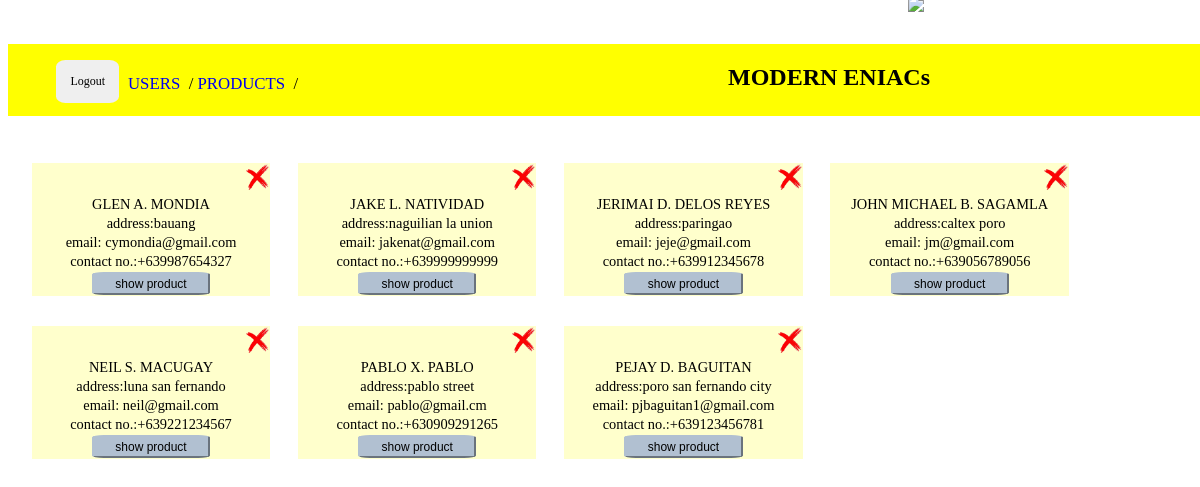
The page /admin_users.php on the database its author committed.
### tables this page shows
CREATE TABLE `users` (
  `userId` int(6) NOT NULL AUTO_INCREMENT,
  `username` varchar(50) NOT NULL,
  `password` char(10) DEFAULT NULL,
  `lname` char(20) DEFAULT NULL,
  `fname` char(20) DEFAULT NULL,
  `mi` char(1) DEFAULT NULL,
  `address` varchar(50) DEFAULT NULL,
  `email` varchar(30) DEFAULT NULL,
  `contact_no` char(13) DEFAULT NULL,
  PRIMARY KEY (`username`),
  KEY `userId` (`userId`)
);

### admin_users.php (the view, shortened to what this page needs)
<!doctype html>
<html>
<head>
	<link rel="stylesheet" href="style.css">
</head>
<body>
					<div class="nav">
						<nav ></br></br>
						  <div class="grid-container">
								<h1 class="head"> <li> MODERN ENIACs</li></h1>
							<img src="iro.png" class="logo">
						  </div>
						  <div class="rect"></div>
						 </nav>
						<div class="sub">
							<a href="admin_logout.php"><input type="submit" value="Logout" name="but_logout" class="logi"></a>
						  <a href="admin_users.php"></li class=""> USERS&nbsp </li></a>/
						  <a href="admin.php"></li class=""> PRODUCTS&nbsp </li></a>/
						</div>
<div style="margin-top:8%;overflow:scroll;height:540px;">
				<?php
						$mysqli = new mysqli("localhost", "admin", "0987", "modern_eniac");
						if (mysqli_connect_errno()) {
								printf("Connect failed: %s\n", mysqli_connect_error());
						}else{
								$sql = "SELECT * FROM users";
								$result = $mysqli->query($sql);
								if ($result->num_rows > 0) {
									while($row = $result->fetch_assoc()) {
					?>
							<div class="product">
								<table class="prod">
									<tr><td><a href="javascript:confirm_delete(<?php echo $row['userId']; ?>)"><img src="pics/x.png" width="10%" class="x"></a></td></tr>
									<tr><td class="us"><?php echo $row['fname'];?> <?php echo $row['mi'];?>. <?php echo $row['lname'];?></td></tr>
									<tr><td>address:<?php echo $row['address'];?></td></tr>
									<tr><td>email: <?php echo $row['email'];?></td></tr>
									<tr><td>contact no.:<?php echo $row['contact_no'];?></td></tr>
									<tr><td><a href="admin_stock.php?id=<?php echo $row['username']?>"><button class="rem">show product</button></a></td></tr>
								</table>
							</div>
					<?php	}
						}
					}	$mysqli->close();
					?>
</div>
</body>
</html>

### style.css (style rules this page uses)
.grid-container { grid-template-areas; 'header header header header header header' }
.head { font-family: maiandra GD; background-color: yellow; position:fixed; margin-left: 63%; margin-top:; z-index:2; font-size: 2vw; }
a { text-decoration: none; }
li { display: inline; font-size: 1.5 vw; }
.rect { width: 100%; background-color: yellow; position:fixed; position:relative; z-index:1; overflow:hidden; padding-bottom:6%; position:fixed; }
.logo { height:auto; width:13%; max-width:200px; margin-left: 85%; z-index:3; position:fixed; margin-top:-3%; }

### admin_users.php (style rules this page uses)
body { font-family:Berlin Sans FB; }
.head { margin-left:60%; }
.logo { margin-left: 75%; margin-top:-4%; }
.nav { position:fixed; font-family:Berlin Sans FB; }
.sub { position:fixed; margin-top:2.5%; margin-left:10%; font-size:1.4vw; z-index:2; }
.prod { border-collapse: collapse; text-align:center; font-size:1.2vw; margin-bottom:1%; background-color: #ffffcc; width:100%; transition: 0.4s; }
.product { width:20%; display:inline-block; margin-left:2%; margin-top:2%; }
.rem { border-color:#b1c0d1; border-radius:10%; background-color:#b1c0d1; font-size:1vw; text-align:center; width:50%; padding-top:1%; padding-bottom:1%; cursor:pointer; height:auto; }
.us { text-align:center; font-family:OCR A Extended; text-transform:uppercase; }
.logi { position:fixed; margin-top:-1.2%; margin-left:-6%; cursor:pointer; height:auto; z-index:2; border:none; padding:1.2%; border-radius:15%; font-size: 1vw; font-family:Berlin Sans FB; }
.x { margin-left:90%; font-size: 2vw; }

### rows shown on the page
users: fname "GLEN", mi "A", lname "MONDIA", address "bauang", email "cymondia@gmail.com", contact_no "+639987654327"
users: fname "JAKE", mi "L", lname "NATIVIDAD", address "naguilian la union", email "jakenat@gmail.com", contact_no "+639999999999"
users: fname "JERIMAI", mi "D", lname "DELOS REYES", address "paringao", email "jeje@gmail.com", contact_no "+639912345678"
users: fname "JOHN MICHAEL", mi "B", lname "SAGAMLA", address "caltex poro", email "jm@gmail.com", contact_no "+639056789056"
users: fname "NEIL", mi "S", lname "MACUGAY", address "luna san fernando", email "neil@gmail.com", contact_no "+639221234567"
users: fname "PABLO", mi "X", lname "PABLO", address "pablo street", email "pablo@gmail.cm", contact_no "+630909291265"
users: fname "PEJAY", mi "D", lname "BAGUITAN", address "poro san fernando city", email "pjbaguitan1@gmail.com", contact_no "+639123456781"
